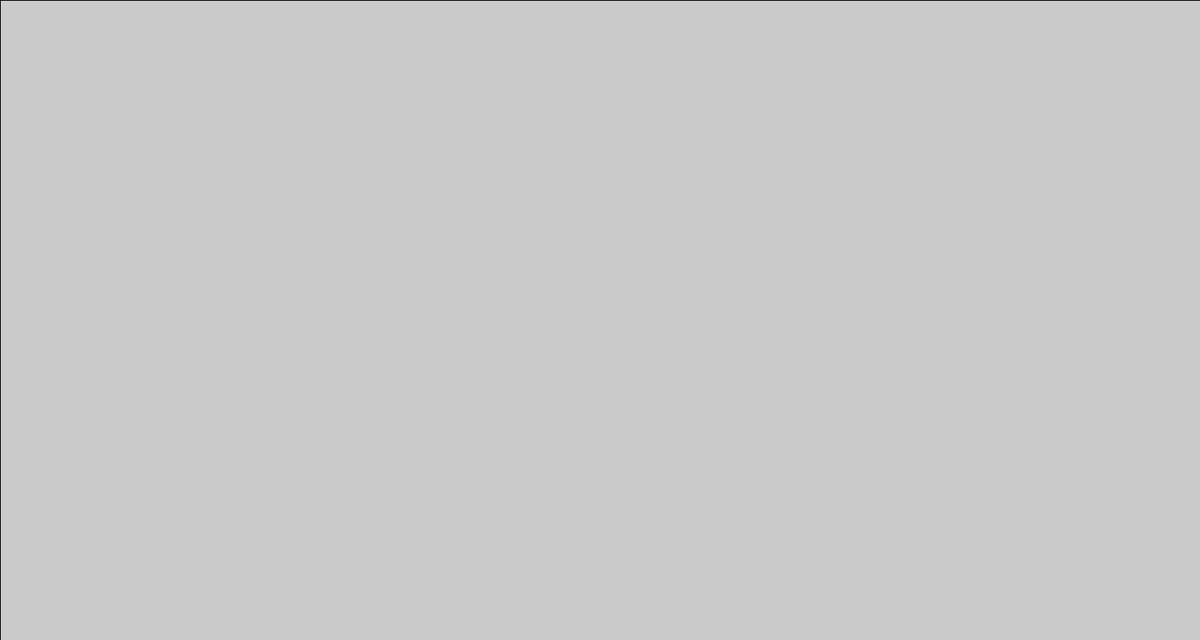
Frame 1 (no input)
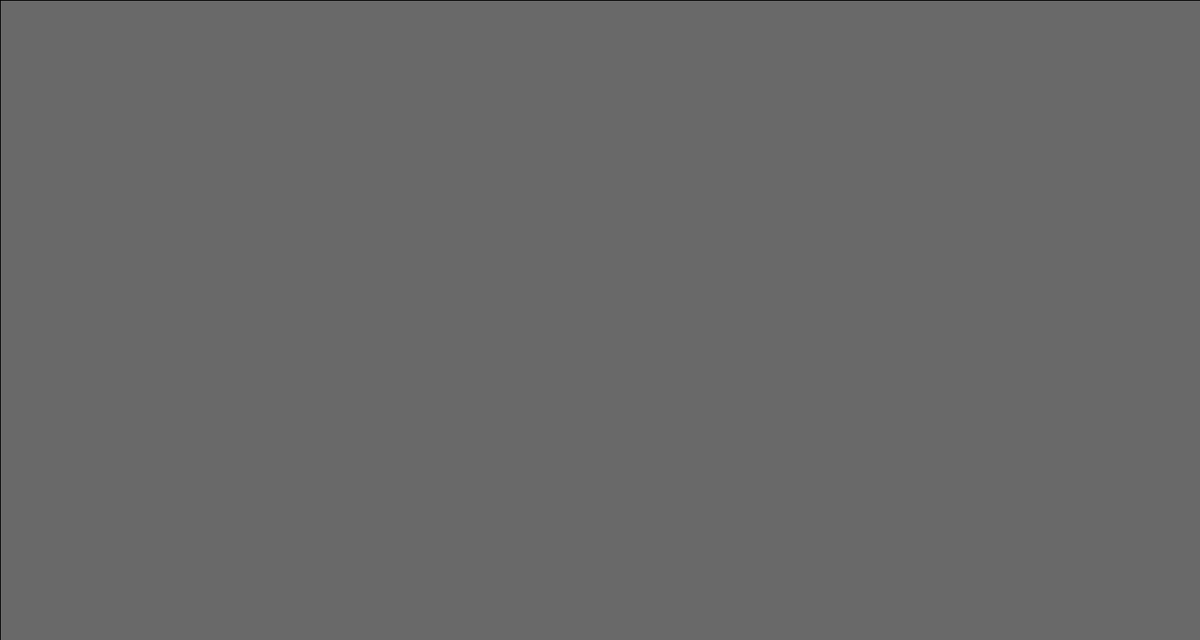
Frame 60 (the mouse pressed at the canvas centre just before this capture)
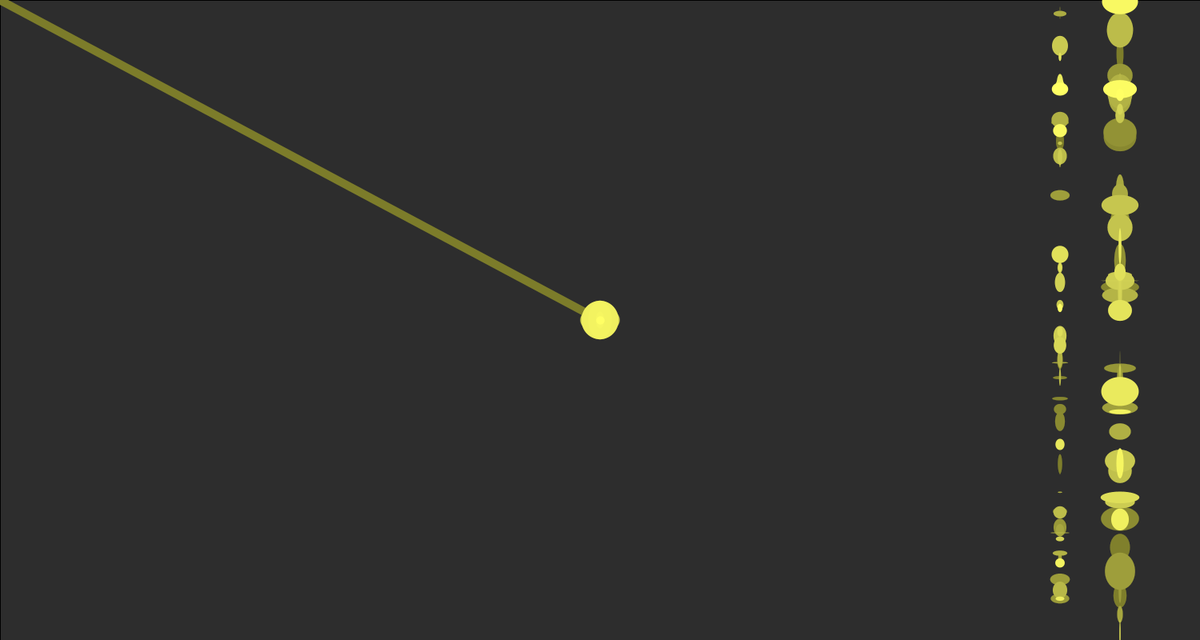
Frame 120 (the mouse held since frame 60 and released just before this capture)

The Processing sketch that drew these frames (run headless with seeded random() and noise(); from frame 60 on, the mouse is pressed at the canvas centre):

// Processing sketch: processing_69643
// ── processing_69643.pde


boolean mouseIsDown;

void setup()
{
  size(1500,800);
  frameRate(30);
  smooth();
  mouseIsDown = false;
}
void draw() 
{ 
  //background( 0, 0, 0);
  fill(0,0,0, 3);
  rect(0,0, 1500, 800);
  fill(mouseX, mouseY, 100); 
  //noStroke();
  float bingo = round(random(1,60));
 
  if(mouseIsDown == true)
  { 
    stroke(mouseX, mouseY, 100);
    strokeWeight(10);
    line(mouseX, mouseY, pmouseX, pmouseY);
    noStroke();
    //ellipse(100, random(800), random(50), random(50));
    //ellipse(175, random(800), random(25), random(25));
    ellipse(1400, random(800), random(50), random(50));
    ellipse(1325, random(800), random(25), random(25));
    if(bingo < 20)
    {
    ellipse(mouseX, mouseY, random(50), random(50));
    }

  }
    
}

void mousePressed()
{
  println("Mouse is pressed");
  mouseIsDown = true;
}

void mouseReleased()
{
 println("Mouse is released");
 mouseIsDown = false; 
}
